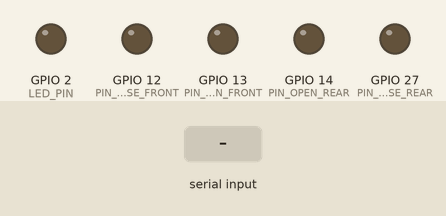
Recording of a sketch running on a simulated ESP32. Shown: output pins drawn as LEDs (lit = HIGH). The inputs (shaded band) are chosen by the test bench. WiFi joins after 1.5 s; servers stay silent unless stated; nothing arrives over Bluetooth unless stated; what the sketch prints to the serial monitor is not drawn.

Above: at 1.3 s.
1.4 s: "1" received over the second serial link
At 2.7 s:
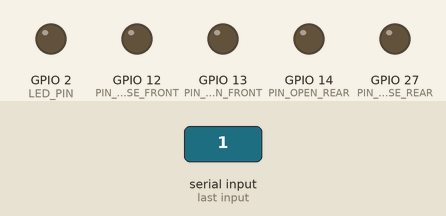
3.0 s: "0" received over the second serial link
At 4.0 s:
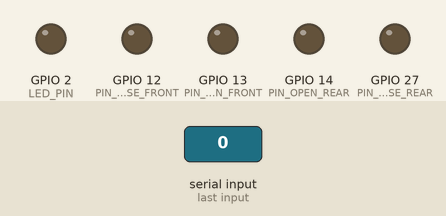
4.6 s: "3" received over the second serial link
At 5.2 s:
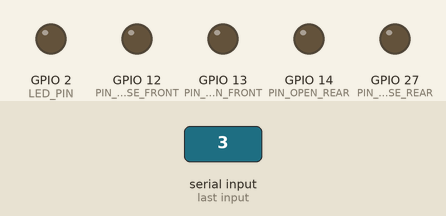
6.2 s: "2" received over the second serial link
At 7.5 s:
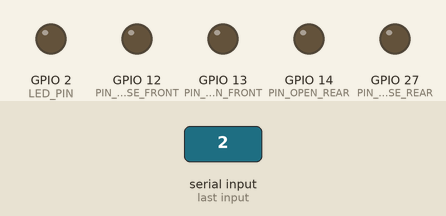
7.8 s: "4" received over the second serial link
At 8.9 s:
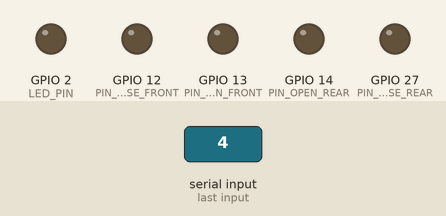
9.4 s: "5" received over the second serial link
At 10.1 s:
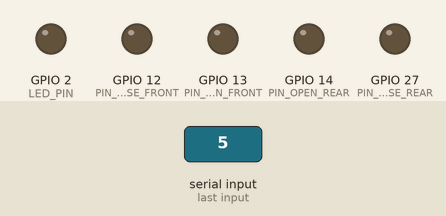
Timing chart, 0 to 12.0 s (numbered marks = the images above; inputs shaded):
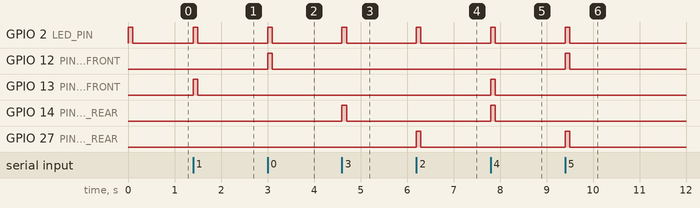

Measured:
- after the input at 1.4 s, GPIO 2 (LED_PIN), GPIO 13 (PIN_OPEN_FRONT): LOW → HIGH at once, → LOW 0.10 s later
- after the input at 3.0 s, GPIO 2 (LED_PIN), GPIO 12 (PIN_CLOSE_FRONT): LOW → HIGH at once, → LOW 0.10 s later
- after the input at 4.6 s, GPIO 2 (LED_PIN), GPIO 14 (PIN_OPEN_REAR): LOW → HIGH at once, → LOW 0.10 s later
- after the input at 6.2 s, GPIO 2 (LED_PIN), GPIO 27 (PIN_CLOSE_REAR): LOW → HIGH at once, → LOW 0.10 s later
- after the input at 7.8 s, GPIO 2 (LED_PIN), GPIO 13 (PIN_OPEN_FRONT), GPIO 14 (PIN_OPEN_REAR): LOW → HIGH at once, → LOW 0.10 s later
- after the input at 9.4 s, GPIO 2 (LED_PIN), GPIO 12 (PIN_CLOSE_FRONT), GPIO 27 (PIN_CLOSE_REAR): LOW → HIGH at once, → LOW 0.10 s later

The sketch:

BasicOTA_BROSE_unuseable_due_to_size.ino
```cpp
// (licence header left out)
//     http://www.apache.org/licenses/LICENSE-2.0
//
// Unless required by applicable law or agreed to in writing, software
// distributed under the License is distributed on an "AS IS" BASIS,
// WITHOUT WARRANTIES OR CONDITIONS OF ANY KIND, either express or implied.
// See the License for the specific language governing permissions and
// limitations under the License.

#include <Arduino.h>
#include <WiFi.h>
#include <ESPmDNS.h>
#include <NetworkUdp.h>
#include <ArduinoOTA.h>
/*****************************Priyom's code start*****************************/
#include "BluetoothSerial.h"

BluetoothSerial SerialBT;
const int LED_PIN = 2; // Built-in LED on most ESP32 boards
const int PIN_OPEN_FRONT = 13;
const int PIN_CLOSE_FRONT = 12;
const int PIN_OPEN_REAR = 14;
const int PIN_CLOSE_REAR = 27;

#define OPEN_FRONT_NORMAL_STATE  LOW  //set as HIGH/LOW
#define CLOSE_FRONT_NORMAL_STATE  LOW  //set as HIGH/LOW
#define OPEN_REAR_NORMAL_STATE  LOW  //set as HIGH/LOW
#define CLOSE_REAR_NORMAL_STATE  LOW  //set as HIGH/LOW
#define LED_NORMAL_STATE  LOW  //set as HIGH/LOW
/*****************************Priyom's code end*****************************/

const char *ssid = "PriyomPriyom";
const char *password = "1234priyom";
uint32_t last_ota_time = 0;

void setup() {
  Serial.begin(115200);
  //Serial.println("Booting");
  WiFi.mode(WIFI_STA);
  WiFi.begin(ssid, password);
  //while (WiFi.waitForConnectResult() != WL_CONNECTED) {
    //Serial.println("Connection Failed! Rebooting...");
  //  delay(5000);
  //  ESP.restart();
  //}

  // Port defaults to 3232
  // ArduinoOTA.setPort(3232);

  // Hostname defaults to esp3232-[MAC]
  ArduinoOTA.setHostname("myesp32");

  // Password can be set with plain text (will be hashed internally)
  // The authentication uses PBKDF2-HMAC-SHA256 with 10,000 iterations
   ArduinoOTA.setPassword("admin");

  // Or set password with pre-hashed value (SHA256 hash of "admin")
  // SHA256(admin) = 8c6976e5b5410415bde908bd4dee15dfb167a9c873fc4bb8a81f6f2ab448a918
  // ArduinoOTA.setPasswordHash("8c6976e5b5410415bde908bd4dee15dfb167a9c873fc4bb8a81f6f2ab448a918");

  ArduinoOTA
    .onStart([]() {
      String type;
      if (ArduinoOTA.getCommand() == U_FLASH) {
        type = "sketch";
      } else {  // U_SPIFFS
        type = "filesystem";
      }

      // NOTE: if updating SPIFFS this would be the place to unmount SPIFFS using SPIFFS.end()
      //Serial.println("Start updating " + type);
    })
    .onEnd([]() {
      //Serial.println("\nEnd");
    })
    .onProgress([](unsigned int progress, unsigned int total) {
      if (millis() - last_ota_time > 500) {
        Serial.printf("Progress: %u%%\n", (progress / (total / 100)));
        last_ota_time = millis();
      }
    })
    .onError([](ota_error_t error) {
      Serial.printf("Error[%u]: ", error);
      if (error == OTA_AUTH_ERROR) {
        //Serial.println("Auth Failed");
      } else if (error == OTA_BEGIN_ERROR) {
        //Serial.println("Begin Failed");
      } else if (error == OTA_CONNECT_ERROR) {
        //Serial.println("Connect Failed");
      } else if (error == OTA_RECEIVE_ERROR) {
        //Serial.println("Receive Failed");
      } else if (error == OTA_END_ERROR) {
        //Serial.println("End Failed");
      }
    });

  ArduinoOTA.begin();

  //Serial.println("Ready");
  Serial.print("IP address: ");
  //Serial.println(WiFi.localIP());
/*****************************Priyom's code start*****************************/
pinMode(PIN_OPEN_FRONT, OUTPUT);
  pinMode(PIN_CLOSE_FRONT, OUTPUT);
  pinMode(PIN_OPEN_REAR, OUTPUT);
  pinMode(PIN_CLOSE_REAR, OUTPUT);
  pinMode(LED_PIN, OUTPUT);  //
  Serial.begin(9600);
  digitalWrite(PIN_OPEN_FRONT, OPEN_FRONT_NORMAL_STATE);
  digitalWrite(PIN_CLOSE_FRONT, CLOSE_FRONT_NORMAL_STATE);
  digitalWrite(PIN_OPEN_REAR, OPEN_REAR_NORMAL_STATE);
  digitalWrite(PIN_CLOSE_REAR, CLOSE_REAR_NORMAL_STATE);

  // Start Classic Bluetooth with a custom device name
  if (!SerialBT.begin("Smart_Door_Control")) {
    //Serial.println("An error occurred initializing Bluetooth");
  } else {
    //Serial.println("Bluetooth started. Pair with 'Smart_Door_Control'.");
  }

  digitalWrite(LED_PIN, !LED_NORMAL_STATE); // Indecator
  delay(100);
  digitalWrite(LED_PIN, LED_NORMAL_STATE); // Indecator
/*****************************Priyom's code end*****************************/

}

void loop() {
  ArduinoOTA.handle();
  /*****************************Priyom's code start*****************************/
if (SerialBT.available()) {
    char command = SerialBT.read();
    SerialBT.write(1);
    if (command == '1') {
      digitalWrite(PIN_OPEN_FRONT, !OPEN_FRONT_NORMAL_STATE); // Turn LED ON
      digitalWrite(LED_PIN, !LED_NORMAL_STATE); // Turn LED ON
      delay(100);
      ////Serial.println("LED ON");
      digitalWrite(PIN_OPEN_FRONT, OPEN_FRONT_NORMAL_STATE);
      digitalWrite(LED_PIN, LED_NORMAL_STATE); // Turn LED ON
    } else if (command == '0') {
      digitalWrite(PIN_CLOSE_FRONT, !CLOSE_FRONT_NORMAL_STATE); // Turn LED ON
      digitalWrite(LED_PIN, !LED_NORMAL_STATE); // Turn LED ON
      delay(100);
      ////Serial.println("LED ON");
      digitalWrite(PIN_CLOSE_FRONT, CLOSE_FRONT_NORMAL_STATE);
      digitalWrite(LED_PIN, LED_NORMAL_STATE); // Turn LED ON
    } else if (command == '3') {
      digitalWrite(PIN_OPEN_REAR, !OPEN_REAR_NORMAL_STATE); // Turn LED ON
      digitalWrite(LED_PIN, !LED_NORMAL_STATE); // Turn LED ON
      delay(100);
      ////Serial.println("LED ON");
      digitalWrite(PIN_OPEN_REAR, OPEN_REAR_NORMAL_STATE);
      digitalWrite(LED_PIN, LED_NORMAL_STATE); // Turn LED ON
    } else if (command == '2') {
      digitalWrite(PIN_CLOSE_REAR, !CLOSE_REAR_NORMAL_STATE); // Turn LED ON
      digitalWrite(LED_PIN, !LED_NORMAL_STATE); // Turn LED ON
      delay(100);
      ////Serial.println("LED ON");
      digitalWrite(PIN_CLOSE_REAR, CLOSE_REAR_NORMAL_STATE);
      digitalWrite(LED_PIN, LED_NORMAL_STATE); // Turn LED ON
    } else if (command == '4') {
      digitalWrite(PIN_OPEN_REAR, !OPEN_REAR_NORMAL_STATE); // Turn LED ON
      digitalWrite(PIN_OPEN_FRONT, !OPEN_FRONT_NORMAL_STATE);
      digitalWrite(LED_PIN, !LED_NORMAL_STATE); // Turn LED ON
      delay(100);
      ////Serial.println("LED ON");
      digitalWrite(PIN_OPEN_REAR, OPEN_REAR_NORMAL_STATE);
      digitalWrite(PIN_OPEN_FRONT, OPEN_FRONT_NORMAL_STATE);
      digitalWrite(LED_PIN, LED_NORMAL_STATE); // Turn LED ON
    }else if (command == '5') {
      digitalWrite(PIN_CLOSE_REAR, !CLOSE_REAR_NORMAL_STATE); // Turn LED ON
      digitalWrite(PIN_CLOSE_FRONT, !CLOSE_FRONT_NORMAL_STATE);
      digitalWrite(LED_PIN, !LED_NORMAL_STATE); // Turn LED ON
      delay(100);
      ////Serial.println("LED ON");
      digitalWrite(PIN_CLOSE_REAR, CLOSE_REAR_NORMAL_STATE);
      digitalWrite(PIN_CLOSE_FRONT, CLOSE_FRONT_NORMAL_STATE);
      digitalWrite(LED_PIN, LED_NORMAL_STATE); // Turn LED ON
    }
  }
  /*****************************Priyom's code end*****************************/
}
```
